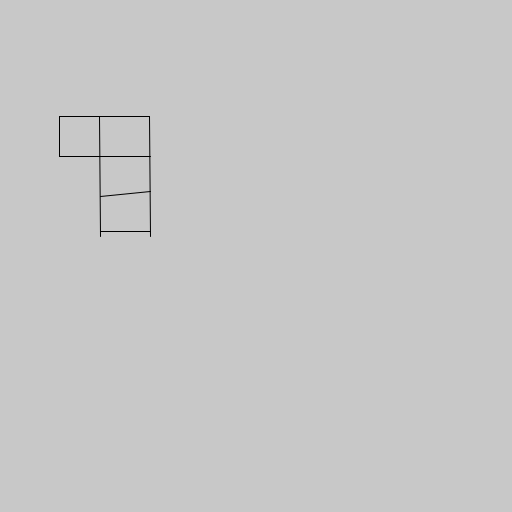
Frame 1 (no input)
Frame 60 (the mouse pressed at the canvas centre just before this capture): identical to frame 1, image omitted
Frame 120 (the mouse held since frame 60 and released just before this capture): identical to frame 1, image omitted

The Processing sketch that drew this single still picture (run headless with seeded random() and noise(); from frame 60 on, the mouse is pressed at the canvas centre):

// Processing sketch: traslacion_grupo
// ── traslacion_grupo.pde
Tetris pieza1, pieza2 ,pieza3;
float angle;
void setup() {
  size(512, 512);
  pieza1 = new Tetris();
  pieza2 = new Tetris();
  pieza3 = new Tetris();
  angle =0;
 /*
  triangulo = new Triangulo();
  triangulo = new Triangulo(250,250);
  triangulo.TrasladarLocal(0, 100, 40);
  triangulo.TrasladarLocal(1, 100, 40);
  triangulo.TrasladarLocal(2, 100, 40);
  direccion = true;
  */
 pieza1.RotarLocal(radians(90));
  pieza1.Trasladar(125,256);
  pieza1.RotarLocal(radians(90));
  
  pieza2.RotarLocal(radians(270));
  pieza2.Trasladar(256,236);
  pieza2.EscalarLocal(1,-1);
 
  pieza3.RotarLocal(radians(180));
  pieza3.Trasladar(375,256);
  pieza3.EscalarLocal(-1, 1);
}

float CalcularAngulo(PVector a, PVector b) {
  float angulo = atan2(b.y - a.y, b.x - a.x);
  //float angulo = atan((b.y - a.y)/ (b.x - a.x));
  return angulo;
}

void draw() {
  background(200);
  pieza1.Dibujar();
  //pieza2.Dibujar();
  //pieza3.Dibujar();
  

   
  
  /*
  triangulo.Dibujar();
  
  float a1 = CalcularAngulo(triangulo.centro,
                           PVector.add(triangulo.centro,triangulo.vertices[2])); 
  
   if(direccion && (abs(PI-a1) <radians(1))) {
     direccion = false;
   }
   else if (!direccion && ( abs(PI/2-a1) <radians(1))) {
     direccion = true;
   }
   if(direccion) 
    triangulo.RotarLocal(-radians(0.9));
   else 
    triangulo.RotarLocal(radians(0.9));
  
  String msg = "Angulo: " + str(round(degrees(a1)));
  text(msg, 250,200);*/ 
}

// ── Tetris.pde
class Tetris {
  PVector [] vertices;
  PVector centro;
  int N;
  
  Tetris() {
  vertices= new PVector[14];
  vertices[0] = new PVector(-25,25);
  vertices[1] = new PVector(25,25);
  vertices[2] = new PVector(-25,65);
  vertices[3] = new PVector(25,60);
  vertices[4] = new PVector(-25,100);
  vertices[5] = new PVector(65,100);
  vertices[6] = new PVector(-25,140);
  vertices[7] = new PVector(65,140);
  vertices[8] = new PVector(-25,20);
  vertices[9] = new PVector(-25,140);
  vertices[10] = new PVector(25,20);
  vertices[11] = new PVector(25,140);
  vertices[12] = new PVector(65,100);
  vertices[13] = new PVector(65,140);
  centro = new PVector(0,0);
  N=14;
  }
  
  void Trasladar(float x, float y) {
    centro.x += x;
    centro.y += y;
  }
  
  void Rotar(float theta) {
    float x = centro.x * cos(theta) + centro.y* sin(theta);
    float y = -centro.x * sin(theta) + centro.y* cos(theta);
    centro.x = x;
    centro.y = y;
  }
  
  void TrasladarLocal(int k, float x, float y) {
    vertices[k].x +=x;
    vertices[k].y +=y;
  }
  
  void RotarLocal(float theta) {
    for(int k = 0; k< N; k++) {
      float x = vertices[k].x * cos(theta) + vertices[k].y* sin(theta);
      float y = -vertices[k].x * sin(theta) + vertices[k].y* cos(theta);
      vertices[k].x = x;
      vertices[k].y = y;
    }
  }
  
  void EscalarLocal(float s) {
    for(int k = 0; k <N; k++) {
      vertices[k].mult(s);
    }
  }
  
  void EscalarLocal(float sx, float sy) {
    for(int k = 0; k <N; k++) {
      vertices[k].x*=sx;
      vertices[k].y*=sy;
    }
  }
  
  void Dibujar() {
    fill(0,255,0);
    for(int k=0; k < N ; k+=2) {
      line(centro.x + vertices[k].x, centro.y + vertices[k].y, 
           centro.x + vertices[k+1].x, centro.y + vertices[k+1].y);
    }
    fill(255, 0, 0);
    //ellipse(centro.x, centro.y, 10, 10);
  }
}

// ── Triangulo.pde
class Triangulo {
  PVector [] vertices;
  PVector centro;
  
  Triangulo() {
    vertices = new PVector[3];
    vertices[0] = new PVector(-50, -50);
    vertices[1] = new PVector(50, -50);
    vertices[2] = new PVector(0, 60);
    centro = new PVector(0,0);
  }
  
  Triangulo(float x, float y) {
    vertices = new PVector[3];
    vertices[0] = new PVector(-50, -50);
    vertices[1] = new PVector(50, -50);
    vertices[2] = new PVector(0, 60);
    centro = new PVector(x,y);
  }

  void Trasladar(float x, float y) {
    centro.x += x;
    centro.y += y;
  }
  
  void Rotar(float theta) {
    float x = centro.x * cos(theta) + centro.y* sin(theta);
    float y = -centro.x * sin(theta) + centro.y* cos(theta);
    centro.x = x;
    centro.y = y;
  }
  
  void TrasladarLocal(int k, float x, float y) {
    vertices[k].x +=x;
    vertices[k].y +=y;
  }
  
  void RotarLocal(float theta) {
    for(int k = 0; k< 3; k++) {
      float x = vertices[k].x * cos(theta) + vertices[k].y* sin(theta);
      float y = -vertices[k].x * sin(theta) + vertices[k].y* cos(theta);
      vertices[k].x = x;
      vertices[k].y = y;
    }
  }
  
  void EscalarLocal(float s) {
    for(int k = 0; k <3; k++) {
      vertices[k].mult(s);
    }
  }
  
  void Dibujar() {
    fill(255, 255, 255);
    beginShape();
      for(int k = 0; k< 3; k++) {
        float x= centro.x + vertices[k].x;
        float y= centro.y + vertices[k].y;
        vertex(x,y);
      }
    endShape();
    fill(255, 0, 0);
    ellipse(centro.x, centro.y, 10, 10);
    
  }
}
